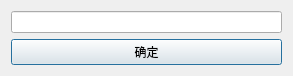
<?xml version="1.0" encoding="UTF-8"?>
<ui version="4.0">
 <class>Password</class>
 <widget class="QDialog" name="Password">
  <property name="geometry">
   <rect>
    <x>0</x>
    <y>0</y>
    <width>293</width>
    <height>67</height>
   </rect>
  </property>
  <property name="windowTitle">
   <string>密码认证</string>
  </property>
  <layout class="QVBoxLayout" name="verticalLayout">
   <item>
    <widget class="QLineEdit" name="lineEdit"/>
   </item>
   <item>
    <widget class="QPushButton" name="pushButton">
     <property name="text">
      <string>确定</string>
     </property>
    </widget>
   </item>
  </layout>
 </widget>
 <resources/>
 <connections/>
</ui>
